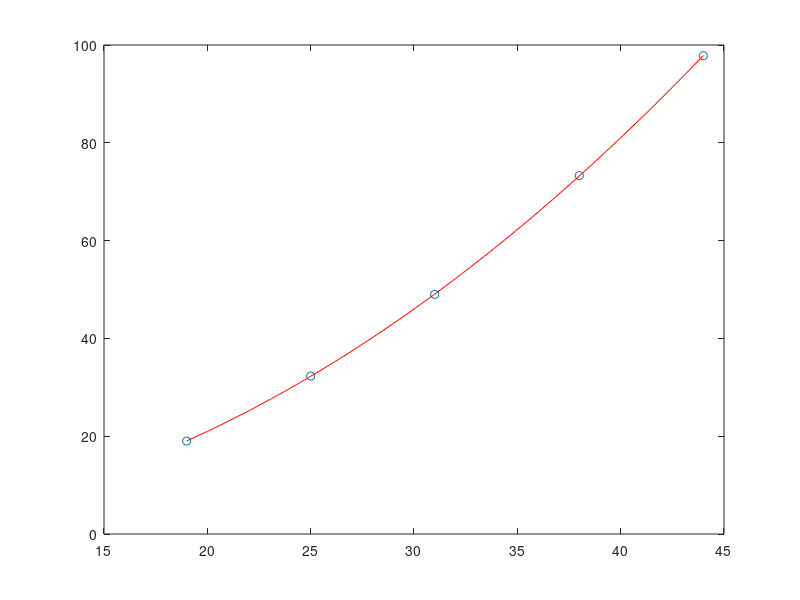

Recreate this plot in MATLAB.
x=[19    25    31    38    44]';
y=[19.0  32.3  49.0  73.3  97.8]';
r=[ones(5,1),x.^2];
ab=r\y
x0=19:0.1:44;
y0=ab(1)+ab(2)*x0.^2;
plot(x,y,'o',x0,y0,'r')